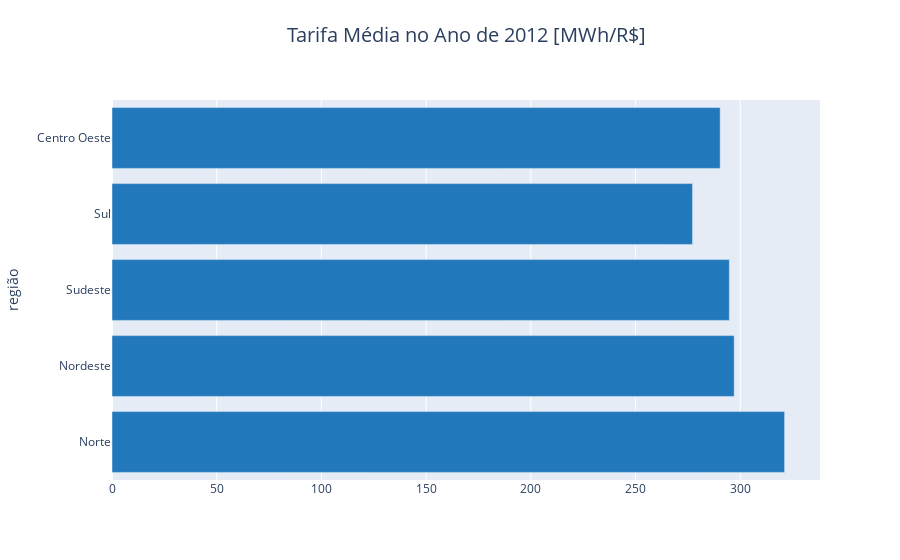
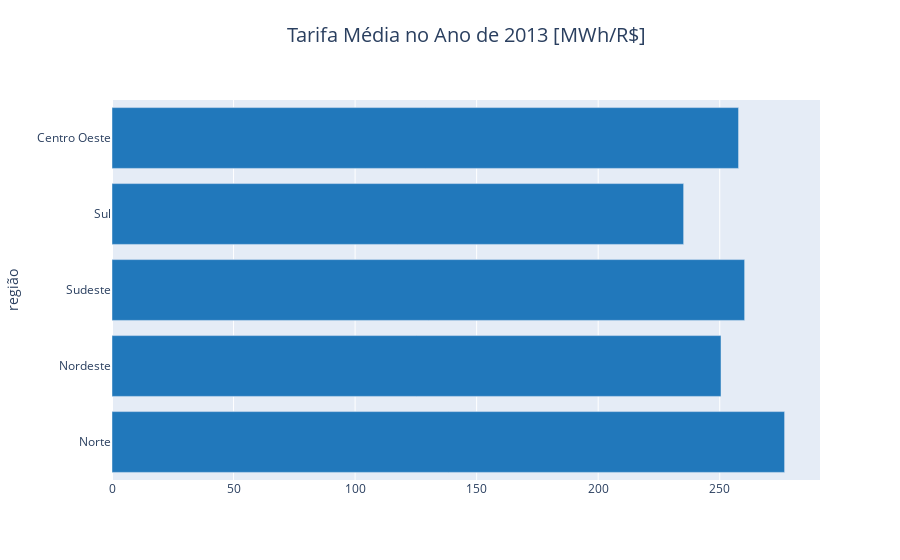
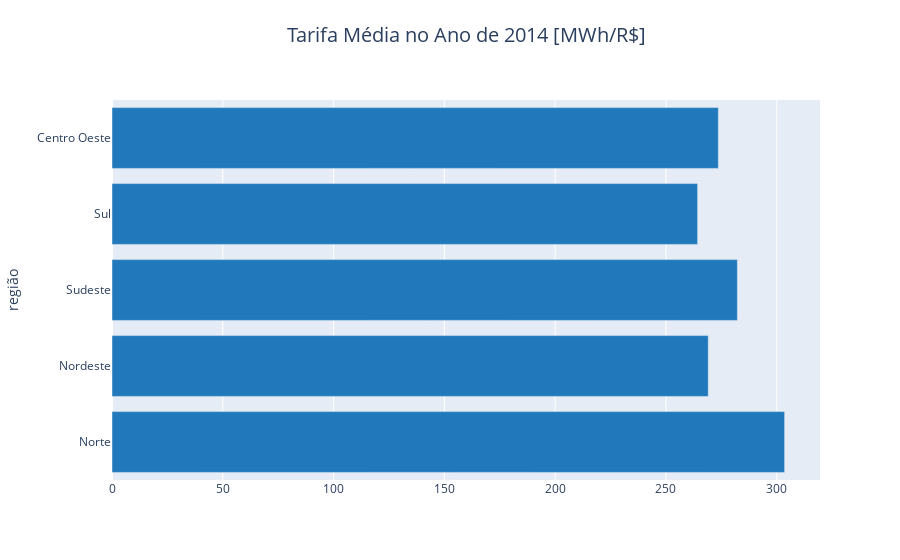

The code cell stored with these charts, in order, in its notebook:
### Code cell
# Acessa o  arquivo

df = xlrd.open_workbook('202.xls')
tabela = df.sheet_by_name('Tabela 2.14')

# 2012
coluna = []
dados = []
x = '2012'
for i in range(8):
    for x in range(2):
        j = x + 1
        coluna = tabela.col_values(j)
        dados.append(coluna[10:15])
#print(dados)

# Relação com o ano 2012

h = 0
m = 0
tabela = [[1 for x in range(2)]for x in range(5)]
for q in range(5):
    for l in range(1):
        tabela[h][0] = dados[0][q]
        tabela[h][1] = dados[x][q]
        h += 1
        m += 1
print(tabela)

anos = []
for dado in tabela:
    anos.append(dado[1])
valor = []
for dado in tabela:
    valor.append(dado[0])

barra = go.Bar(x=anos,
               y=valor,
               orientation='h',
               name='Tarifa Média [R$/MWh]',
               marker={'color': '#2178bb'})

config = go.Layout(title = dict(
                                text='Tarifa Média no Ano de 2012 [MWh/R$]',
                                font=dict(size=20),
                                xref='paper', # Área central do gráfico
                                yref='container', # Área externa ao paper
                                x=0.5, # Faz o posicionamento horizontal do texto de acordo com o xref
                                y=0.95),
                   yaxis={'title': 'região'},
                   xaxis={'title': ''})
trace = [barra]
fig11 = go.Figure(data=trace, layout=config)

fig11.show()

# -------------------------------------------------------------------------- 2013
#Acessa o arquivo
df = xlrd.open_workbook('202.xls')
tabela = df.sheet_by_name('Tabela 2.14')

# 2013
coluna = []
dados = []
x = '2013'
for i in range(8):
    for x in range(3):
        j = x + 1
        coluna = tabela.col_values(j)
        dados.append(coluna[10:15])
#print(dados)

# Relação com o ano 2013

h = 0
m = 0
tabela = [[1 for x in range(2)]for x in range(5)]
for q in range(5):
    for l in range(1):
        tabela[h][0] = dados[0][q]
        tabela[h][1] = dados[x][q]
        h += 1
        m += 1
print(tabela)

anos = []
for dado in tabela:
    anos.append(dado[1])
valor = []
for dado in tabela:
    valor.append(dado[0])

barra = go.Bar(x=anos,
               y=valor,
               orientation='h',
               name='Tarifa Média [R$/MWh]',
               marker={'color': '#2178bb'})

config = go.Layout(title = dict(
                                text='Tarifa Média no Ano de 2013 [MWh/R$]',
                                font=dict(size=20),
                                xref='paper', # Área central do gráfico
                                yref='container', # Área externa ao paper
                                x=0.5, # Faz o posicionamento horizontal do texto de acordo com o xref
                                y=0.95),
                   yaxis={'title': 'região'},
                   xaxis={'title': ''})
trace = [barra]
fig12 = go.Figure(data=trace, layout=config)

fig12.show()

# ------------------------------------------------------ 2014
df = xlrd.open_workbook('202.xls')
tabela = df.sheet_by_name('Tabela 2.14')

coluna = []
dados = []
x = '2014'
for i in range(8):
    for x in range(4):
        j = x + 1
        coluna = tabela.col_values(j)
        dados.append(coluna[10:15])
#print(dados)

# Relação com o ano 2014

h = 0
m = 0
tabela = [[1 for x in range(2)]for x in range(5)]
for q in range(5):
    for l in range(1):
        tabela[h][0] = dados[0][q]
        tabela[h][1] = dados[x][q]
        h += 1
        m += 1
print(tabela)

anos = []
for dado in tabela:
    anos.append(dado[1])
valor = []
for dado in tabela:
    valor.append(dado[0])

barra = go.Bar(x=anos,
               y=valor,
               orientation='h',
               name='Tarifa Média [R$/MWh]',
               marker={'color': '#2178bb'})

config = go.Layout(title = dict(
                                text='Tarifa Média no Ano de 2014 [MWh/R$]',
                                font=dict(size=20),
                                xref='paper', # Área central do gráfico
                                yref='container', # Área externa ao paper
                                x=0.5, # Faz o posicionamento horizontal do texto de acordo com o xref
                                y=0.95),
                   yaxis={'title': 'região'},
                   xaxis={'title': ''})
trace = [barra]
fig13 = go.Figure(data=trace, layout=config)

fig13.show()

# ------------------------------------------------------ 2015
df = xlrd.open_workbook('202.xls')
tabela = df.sheet_by_name('Tabela 2.14')

coluna = []
dados = []
x = '2015'
for i in range(8):
    for x in range(5):
        j = x + 1
        coluna = tabela.col_values(j)
        dados.append(coluna[10:15])
#print(dados)

# Relação com o ano 2015

h = 0
m = 0
tabela = [[1 for x in range(2)]for x in range(5)]
for q in range(5):
    for l in range(1):
        tabela[h][0] = dados[0][q]
        tabela[h][1] = dados[x][q]
        h += 1
        m += 1
print(tabela)

anos = []
for dado in tabela:
    anos.append(dado[1])
valor = []
for dado in tabela:
    valor.append(dado[0])

barra = go.Bar(x=anos,
               y=valor,
               orientation='h',
               name='Tarifa Média [R$/MWh]',
               marker={'color': '#2178bb'})

config = go.Layout(title = dict(
                                text='Tarifa Média no Ano de 2015 [MWh/R$]',
                                font=dict(size=20),
                                xref='paper', # Área central do gráfico
                                yref='container', # Área externa ao paper
                                x=0.5, # Faz o posicionamento horizontal do texto de acordo com o xref
                                y=0.95),
                   yaxis={'title': 'região'},
                   xaxis={'title': ''})
trace = [barra]
fig14 = go.Figure(data=trace, layout=config)

fig14.show()

# ----------------------------------------------------- 2016
df = xlrd.open_workbook('202.xls')
tabela = df.sheet_by_name('Tabela 2.14')

coluna = []
dados = []
x = '2016'
for i in range(8):
    for x in range(6):
        j = x + 1
        coluna = tabela.col_values(j)
        dados.append(coluna[10:15])
#print(dados)

# Relação com o ano 2016

h = 0
m = 0
tabela = [[1 for x in range(2)]for x in range(5)]
for q in range(5):
    for l in range(1):
        tabela[h][0] = dados[0][q]
        tabela[h][1] = dados[x][q]
        h += 1
        m += 1
print(tabela)

anos = []
for dado in tabela:
    anos.append(dado[1])
valor = []
for dado in tabela:
    valor.append(dado[0])

barra = go.Bar(x=anos,
               y=valor,
               orientation='h',
               name='Tarifa Média [R$/MWh]',
               marker={'color': '#2178bb'})

config = go.Layout(title = dict(
                                text='Tarifa Média no Ano de 2016 [MWh/R$]',
                                font=dict(size=20),
                                xref='paper', # Área central do gráfico
                                yref='container', # Área externa ao paper
                                x=0.5, # Faz o posicionamento horizontal do texto de acordo com o xref
                                y=0.95),
                   yaxis={'title': 'região'},
                   xaxis={'title': ''})
trace = [barra]
fig15 = go.Figure(data=trace, layout=config)

fig15.show()

# ----------------------------------------------------- 2017
df = xlrd.open_workbook('202.xls')
tabela = df.sheet_by_name('Tabela 2.14')

coluna = []
dados = []
x = '2017'
for i in range(8):
    for x in range(7):
        j = x + 1
        coluna = tabela.col_values(j)
        dados.append(coluna[10:15])
#print(dados)

# Relação com o ano 2017

h = 0
m = 0
tabela = [[1 for x in range(2)]for x in range(5)]
for q in range(5):
    for l in range(1):
        tabela[h][0] = dados[0][q]
        tabela[h][1] = dados[x][q]
        h += 1
        m += 1
print(tabela)

anos = []
for dado in tabela:
    anos.append(dado[1])
valor = []
for dado in tabela:
    valor.append(dado[0])

barra = go.Bar(x=anos,
               y=valor,
               orientation='h',
               name='Tarifa Média [R$/MWh]',
               marker={'color': '#2178bb'})

config = go.Layout(title = dict(
                                text='Tarifa Média no Ano de 2017 [MWh/R$]',
                                font=dict(size=20),
                                xref='paper', # Área central do gráfico
                                yref='container', # Área externa ao paper
                                x=0.5, # Faz o posicionamento horizontal do texto de acordo com o xref
                                y=0.95),
                   yaxis={'title': 'região'},
                   xaxis={'title': ''})
trace = [barra]
fig16 = go.Figure(data=trace, layout=config)

fig16.show()

# -------------------------------------------------------- 2018
df = xlrd.open_workbook('202.xls')
tabela = df.sheet_by_name('Tabela 2.14')

coluna = []
dados = []
x = '2018'
for i in range(8):
    for x in range(8):
        j = x + 1
        coluna = tabela.col_values(j)
        dados.append(coluna[10:15])
#print(dados)

# Relação com o ano 2018

h = 0
m = 0
tabela = [[1 for x in range(2)]for x in range(5)]
for q in range(5):
    for l in range(1):
        tabela[h][0] = dados[0][q]
        tabela[h][1] = dados[x][q]
        h += 1
        m += 1
print(tabela)

anos = []
for dado in tabela:
    anos.append(dado[1])
valor = []
for dado in tabela:
    valor.append(dado[0])

barra = go.Bar(x=anos,
               y=valor,
               orientation='h',
               name='Tarifa Média [R$/MWh]',
               marker={'color': '#2178bb'})

config = go.Layout(title = dict(
                                text='Tarifa Média no Ano de 2018 [MWh/R$]',
                                font=dict(size=20),
                                xref='paper', # Área central do gráfico
                                yref='container', # Área externa ao paper
                                x=0.5, # Faz o posicionamento horizontal do texto de acordo com o xref
                                y=0.95),
                   yaxis={'title': 'região'},
                   xaxis={'title': ''})
trace = [barra]
fig17 = go.Figure(data=trace, layout=config)

fig17.show()

### Figure 1 — Plotly figure (JSON) as saved in the notebook; plotly's stock layout.template omitted (floating-point values rounded to 4 significant figures)
{"data": [{"marker": {"color": "#2178bb"}, "name": "Tarifa Média [R$/MWh]", "orientation": "h", "type": "bar", "x": [321.2, 297.1, 294.8, 277.2, 290.4], "y": ["Norte", "Nordeste", "Sudeste", "Sul", "Centro Oeste"]}], "layout": {"title": {"font": {"size": 20}, "text": "Tarifa Média no Ano de 2012 [MWh/R$]", "x": 0.5, "xref": "paper", "y": 0.95, "yref": "container"}, "xaxis": {"title": {"text": ""}}, "yaxis": {"title": {"text": "região"}}}}

### Figure 2 — Plotly figure (JSON) as saved in the notebook; plotly's stock layout.template omitted (floating-point values rounded to 4 significant figures)
{"data": [{"marker": {"color": "#2178bb"}, "name": "Tarifa Média [R$/MWh]", "orientation": "h", "type": "bar", "x": [276.7, 250.5, 260.2, 235.2, 257.7], "y": ["Norte", "Nordeste", "Sudeste", "Sul", "Centro Oeste"]}], "layout": {"title": {"font": {"size": 20}, "text": "Tarifa Média no Ano de 2013 [MWh/R$]", "x": 0.5, "xref": "paper", "y": 0.95, "yref": "container"}, "xaxis": {"title": {"text": ""}}, "yaxis": {"title": {"text": "região"}}}}

### Figure 3 — Plotly figure (JSON) as saved in the notebook; plotly's stock layout.template omitted (floating-point values rounded to 4 significant figures)
{"data": [{"marker": {"color": "#2178bb"}, "name": "Tarifa Média [R$/MWh]", "orientation": "h", "type": "bar", "x": [303.5, 269.1, 282.2, 264.3, 273.6], "y": ["Norte", "Nordeste", "Sudeste", "Sul", "Centro Oeste"]}], "layout": {"title": {"font": {"size": 20}, "text": "Tarifa Média no Ano de 2014 [MWh/R$]", "x": 0.5, "xref": "paper", "y": 0.95, "yref": "container"}, "xaxis": {"title": {"text": ""}}, "yaxis": {"title": {"text": "região"}}}}
